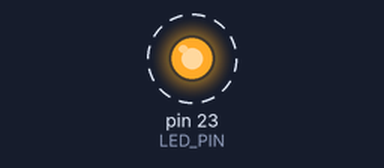
A sketch run on a simulated Arduino Mega 2560, built with avr-gcc and run on an emulated ATmega2560. Shown: output pins drawn as LEDs (lit = HIGH). Dashed ring = blinking.

Above: at 0.5 s.
Timing chart, 0 to 4.6 s (numbered marks = the images above):
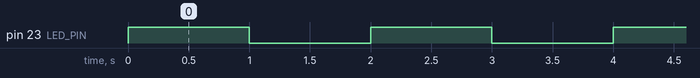

Measured:
- by itself, pin 23 (LED_PIN): alternates HIGH for 1.0 s and LOW for 1.0 s

The sketch:

codigollum.ino
```cpp
/*
  Projecte: A06 - LED Blink
  Descripció: Fa parpellejar un LED connectat al GPIO 23.
  Els temps d'encesa i d'apagat són configurables.
*/

// Constant del pin del LED
const int LED_PIN = 23;

// Temps configurables en mil·lisegons
int tempsEnces = 1000;
int tempsApagat = 1000;

void setup() {
  // Configurem el pin com a sortida
  pinMode(LED_PIN, OUTPUT);
}

void loop() {
  // Encén el LED
  digitalWrite(LED_PIN, HIGH);
  delay(tempsEnces);

  // Apaga el LED
  digitalWrite(LED_PIN, LOW);
  delay(tempsApagat);
}
```
